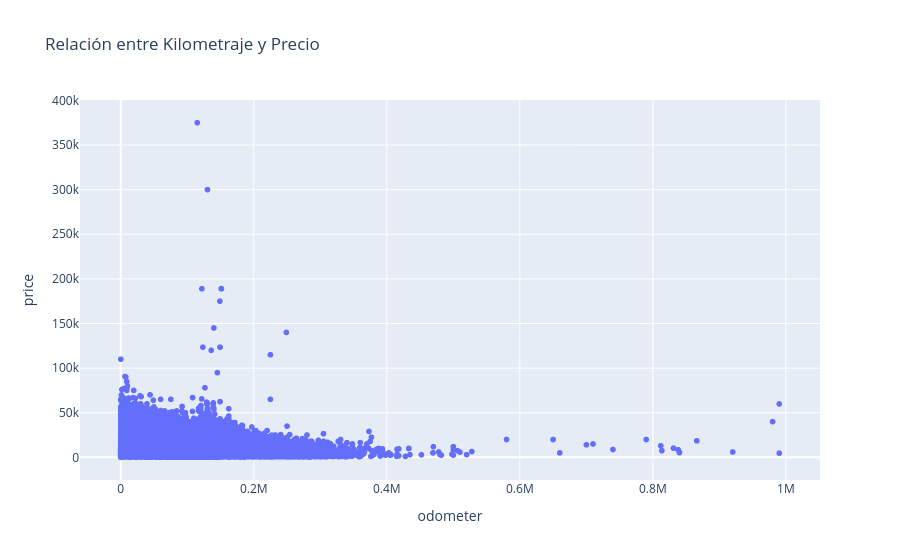

Write notebook code for a chart like this one.
### Markdown cell above
# Gráfico de Dispersión: Precio vs. Kilometraje

### Code cell
# Gráfico de dispersión para analizar la depreciación por kilometraje
fig_scatter = px.scatter(
    df_cleaned, 
    x='odometer', 
    y='price', 
    title='Relación entre Kilometraje y Precio'
)
fig_scatter.show()

### Figure 1 — Plotly figure (JSON) as saved in the notebook; plotly's stock layout.template omitted (floating-point values rounded to 4 significant figures; data arrays with more than 128 entries replaced by an {"elided": "..."} marker saying what was removed)
{"data": [{"hovertemplate": "odometer=%{x}<br>price=%{y}<extra></extra>", "legendgroup": "", "marker": {"color": "#636efa", "symbol": "circle"}, "mode": "markers", "name": "", "showlegend": false, "type": "scattergl", "x": {"elided": "50662 float values"}, "xaxis": "x", "y": {"elided": "50662 int values"}, "yaxis": "y"}], "layout": {"legend": {"tracegroupgap": 0}, "title": {"text": "Relación entre Kilometraje y Precio"}, "xaxis": {"anchor": "y", "domain": [0, 1], "title": {"text": "odometer"}}, "yaxis": {"anchor": "x", "domain": [0, 1], "title": {"text": "price"}}}}
